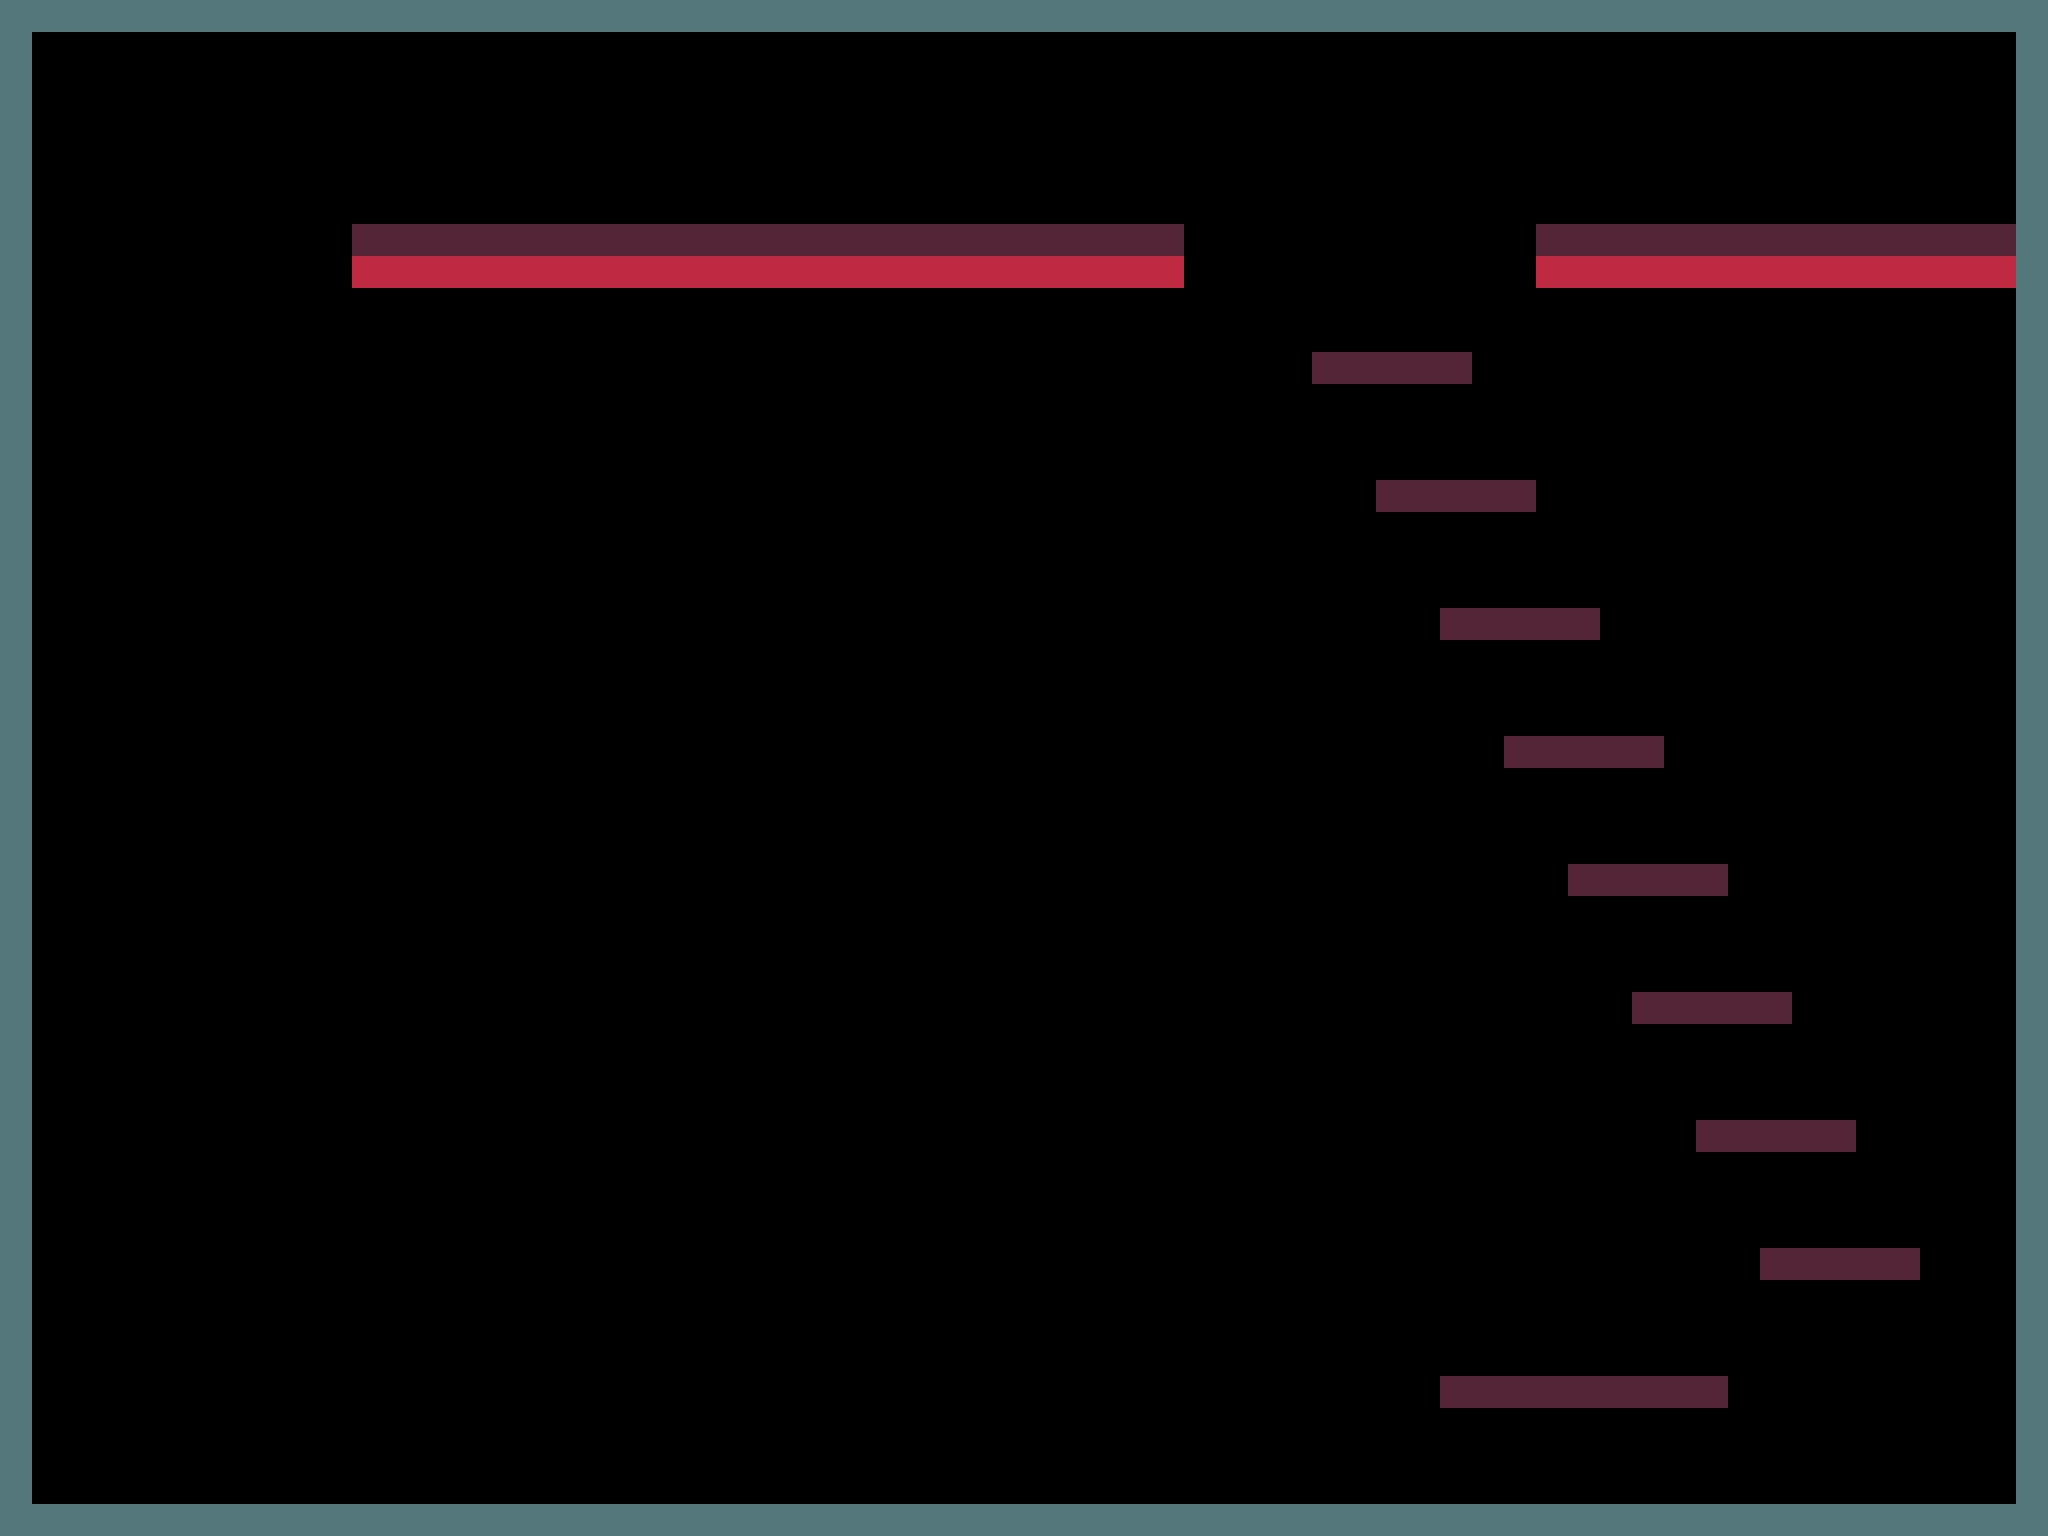

A level layout from a 2D game, rendered from its tile map. Below: a short description, then the map file with its tile-grid data intact:
An orthogonal 64x48 tile map with 32x32 px tiles, 1 tile layer (background) and 3 objects (player, treasure, monster).

<map version="1.0" orientation="orthogonal" renderorder="right-down" width="64" height="48" tilewidth="32" tileheight="32" backgroundcolor="#000000" nextobjectid="18">
 <tileset firstgid="1" name="tiles" tilewidth="32" tileheight="32" tilecount="5" columns="5">
  <image source="tiles.png" width="160" height="32" />
 </tileset>
 <layer name="background" width="64" height="48">
  <data encoding="csv">
5,5,5,5,5,5,5,5,5,5,5,5,5,5,5,5,5,5,5,5,5,5,5,5,5,5,5,5,5,5,5,5,5,5,5,5,5,5,5,5,5,5,5,5,5,5,5,5,5,5,5,5,5,5,5,5,5,5,5,5,5,5,5,5,
5,0,0,0,0,0,0,0,0,0,0,0,0,0,0,0,0,0,0,0,0,0,0,0,0,0,0,0,0,0,0,0,0,0,0,0,0,0,0,0,0,0,0,0,0,0,0,0,0,0,0,0,0,0,0,0,0,0,0,0,0,0,0,5,
5,0,0,0,0,0,0,0,0,0,0,0,0,0,0,0,0,0,0,0,0,0,0,0,0,0,0,0,0,0,0,0,0,0,0,0,0,0,0,0,0,0,0,0,0,0,0,0,0,0,0,0,0,0,0,0,0,0,0,0,0,0,0,5,
5,0,0,0,0,0,0,0,0,0,0,0,0,0,0,0,0,0,0,0,0,0,0,0,0,0,0,0,0,0,0,0,0,0,0,0,0,0,0,0,0,0,0,0,0,0,0,0,0,0,0,0,0,0,0,0,0,0,0,0,0,0,0,5,
5,0,0,0,0,0,0,0,0,0,0,0,0,0,0,0,0,0,0,0,0,0,0,0,0,0,0,0,0,0,0,0,0,0,0,0,0,0,0,0,0,0,0,0,0,0,0,0,0,0,0,0,0,0,0,0,0,0,0,0,0,0,0,5,
5,0,0,0,0,0,0,0,0,0,0,0,0,0,0,0,0,0,0,0,0,0,0,0,0,0,0,0,0,0,0,0,0,0,0,0,0,0,0,0,0,0,0,0,0,0,0,0,0,0,0,0,0,0,0,0,0,0,0,0,0,0,0,5,
5,0,0,0,0,0,0,0,0,0,0,0,0,0,0,0,0,0,0,0,0,0,0,0,0,0,0,0,0,0,0,0,0,0,0,0,0,0,0,0,0,0,0,0,0,0,0,0,0,0,0,0,0,0,0,0,0,0,0,0,0,0,0,5,
5,0,0,0,0,0,0,0,0,0,0,4,4,4,4,4,4,4,4,4,4,4,4,4,4,4,4,4,4,4,4,4,4,4,4,4,4,0,0,0,0,0,0,0,0,0,0,0,4,4,4,4,4,4,4,4,4,4,4,4,4,4,4,5,
5,0,0,0,0,0,0,0,0,0,0,3,3,3,3,3,3,3,3,3,3,3,3,3,3,3,3,3,3,3,3,3,3,3,3,3,3,0,0,0,0,0,0,0,0,0,0,0,3,3,3,3,3,3,3,3,3,3,3,3,3,3,3,5,
5,0,0,0,0,0,0,0,0,0,0,0,0,0,0,0,0,0,0,0,0,0,0,0,0,0,0,0,0,0,0,0,0,0,0,0,0,0,0,0,0,0,0,0,0,0,0,0,0,0,0,0,0,0,0,0,0,0,0,0,0,0,0,5,
5,0,0,0,0,0,0,0,0,0,0,0,0,0,0,0,0,0,0,0,0,0,0,0,0,0,0,0,0,0,0,0,0,0,0,0,0,0,0,0,0,0,0,0,0,0,0,0,0,0,0,0,0,0,0,0,0,0,0,0,0,0,0,5,
5,0,0,0,0,0,0,0,0,0,0,0,0,0,0,0,0,0,0,0,0,0,0,0,0,0,0,0,0,0,0,0,0,0,0,0,0,0,0,0,0,4,4,4,4,4,0,0,0,0,0,0,0,0,0,0,0,0,0,0,0,0,0,5,
5,0,0,0,0,0,0,0,0,0,0,0,0,0,0,0,0,0,0,0,0,0,0,0,0,0,0,0,0,0,0,0,0,0,0,0,0,0,0,0,0,0,0,0,0,0,0,0,0,0,0,0,0,0,0,0,0,0,0,0,0,0,0,5,
5,0,0,0,0,0,0,0,0,0,0,0,0,0,0,0,0,0,0,0,0,0,0,0,0,0,0,0,0,0,0,0,0,0,0,0,0,0,0,0,0,0,0,0,0,0,0,0,0,0,0,0,0,0,0,0,0,0,0,0,0,0,0,5,
5,0,0,0,0,0,0,0,0,0,0,0,0,0,0,0,0,0,0,0,0,0,0,0,0,0,0,0,0,0,0,0,0,0,0,0,0,0,0,0,0,0,0,0,0,0,0,0,0,0,0,0,0,0,0,0,0,0,0,0,0,0,0,5,
5,0,0,0,0,0,0,0,0,0,0,0,0,0,0,0,0,0,0,0,0,0,0,0,0,0,0,0,0,0,0,0,0,0,0,0,0,0,0,0,0,0,0,4,4,4,4,4,0,0,0,0,0,0,0,0,0,0,0,0,0,0,0,5,
5,0,0,0,0,0,0,0,0,0,0,0,0,0,0,0,0,0,0,0,0,0,0,0,0,0,0,0,0,0,0,0,0,0,0,0,0,0,0,0,0,0,0,0,0,0,0,0,0,0,0,0,0,0,0,0,0,0,0,0,0,0,0,5,
5,0,0,0,0,0,0,0,0,0,0,0,0,0,0,0,0,0,0,0,0,0,0,0,0,0,0,0,0,0,0,0,0,0,0,0,0,0,0,0,0,0,0,0,0,0,0,0,0,0,0,0,0,0,0,0,0,0,0,0,0,0,0,5,
5,0,0,0,0,0,0,0,0,0,0,0,0,0,0,0,0,0,0,0,0,0,0,0,0,0,0,0,0,0,0,0,0,0,0,0,0,0,0,0,0,0,0,0,0,0,0,0,0,0,0,0,0,0,0,0,0,0,0,0,0,0,0,5,
5,0,0,0,0,0,0,0,0,0,0,0,0,0,0,0,0,0,0,0,0,0,0,0,0,0,0,0,0,0,0,0,0,0,0,0,0,0,0,0,0,0,0,0,0,4,4,4,4,4,0,0,0,0,0,0,0,0,0,0,0,0,0,5,
5,0,0,0,0,0,0,0,0,0,0,0,0,0,0,0,0,0,0,0,0,0,0,0,0,0,0,0,0,0,0,0,0,0,0,0,0,0,0,0,0,0,0,0,0,0,0,0,0,0,0,0,0,0,0,0,0,0,0,0,0,0,0,5,
5,0,0,0,0,0,0,0,0,0,0,0,0,0,0,0,0,0,0,0,0,0,0,0,0,0,0,0,0,0,0,0,0,0,0,0,0,0,0,0,0,0,0,0,0,0,0,0,0,0,0,0,0,0,0,0,0,0,0,0,0,0,0,5,
5,0,0,0,0,0,0,0,0,0,0,0,0,0,0,0,0,0,0,0,0,0,0,0,0,0,0,0,0,0,0,0,0,0,0,0,0,0,0,0,0,0,0,0,0,0,0,0,0,0,0,0,0,0,0,0,0,0,0,0,0,0,0,5,
5,0,0,0,0,0,0,0,0,0,0,0,0,0,0,0,0,0,0,0,0,0,0,0,0,0,0,0,0,0,0,0,0,0,0,0,0,0,0,0,0,0,0,0,0,0,0,4,4,4,4,4,0,0,0,0,0,0,0,0,0,0,0,5,
5,0,0,0,0,0,0,0,0,0,0,0,0,0,0,0,0,0,0,0,0,0,0,0,0,0,0,0,0,0,0,0,0,0,0,0,0,0,0,0,0,0,0,0,0,0,0,0,0,0,0,0,0,0,0,0,0,0,0,0,0,0,0,5,
5,0,0,0,0,0,0,0,0,0,0,0,0,0,0,0,0,0,0,0,0,0,0,0,0,0,0,0,0,0,0,0,0,0,0,0,0,0,0,0,0,0,0,0,0,0,0,0,0,0,0,0,0,0,0,0,0,0,0,0,0,0,0,5,
5,0,0,0,0,0,0,0,0,0,0,0,0,0,0,0,0,0,0,0,0,0,0,0,0,0,0,0,0,0,0,0,0,0,0,0,0,0,0,0,0,0,0,0,0,0,0,0,0,0,0,0,0,0,0,0,0,0,0,0,0,0,0,5,
5,0,0,0,0,0,0,0,0,0,0,0,0,0,0,0,0,0,0,0,0,0,0,0,0,0,0,0,0,0,0,0,0,0,0,0,0,0,0,0,0,0,0,0,0,0,0,0,0,4,4,4,4,4,0,0,0,0,0,0,0,0,0,5,
5,0,0,0,0,0,0,0,0,0,0,0,0,0,0,0,0,0,0,0,0,0,0,0,0,0,0,0,0,0,0,0,0,0,0,0,0,0,0,0,0,0,0,0,0,0,0,0,0,0,0,0,0,0,0,0,0,0,0,0,0,0,0,5,
5,0,0,0,0,0,0,0,0,0,0,0,0,0,0,0,0,0,0,0,0,0,0,0,0,0,0,0,0,0,0,0,0,0,0,0,0,0,0,0,0,0,0,0,0,0,0,0,0,0,0,0,0,0,0,0,0,0,0,0,0,0,0,5,
5,0,0,0,0,0,0,0,0,0,0,0,0,0,0,0,0,0,0,0,0,0,0,0,0,0,0,0,0,0,0,0,0,0,0,0,0,0,0,0,0,0,0,0,0,0,0,0,0,0,0,0,0,0,0,0,0,0,0,0,0,0,0,5,
5,0,0,0,0,0,0,0,0,0,0,0,0,0,0,0,0,0,0,0,0,0,0,0,0,0,0,0,0,0,0,0,0,0,0,0,0,0,0,0,0,0,0,0,0,0,0,0,0,0,0,4,4,4,4,4,0,0,0,0,0,0,0,5,
5,0,0,0,0,0,0,0,0,0,0,0,0,0,0,0,0,0,0,0,0,0,0,0,0,0,0,0,0,0,0,0,0,0,0,0,0,0,0,0,0,0,0,0,0,0,0,0,0,0,0,0,0,0,0,0,0,0,0,0,0,0,0,5,
5,0,0,0,0,0,0,0,0,0,0,0,0,0,0,0,0,0,0,0,0,0,0,0,0,0,0,0,0,0,0,0,0,0,0,0,0,0,0,0,0,0,0,0,0,0,0,0,0,0,0,0,0,0,0,0,0,0,0,0,0,0,0,5,
5,0,0,0,0,0,0,0,0,0,0,0,0,0,0,0,0,0,0,0,0,0,0,0,0,0,0,0,0,0,0,0,0,0,0,0,0,0,0,0,0,0,0,0,0,0,0,0,0,0,0,0,0,0,0,0,0,0,0,0,0,0,0,5,
5,0,0,0,0,0,0,0,0,0,0,0,0,0,0,0,0,0,0,0,0,0,0,0,0,0,0,0,0,0,0,0,0,0,0,0,0,0,0,0,0,0,0,0,0,0,0,0,0,0,0,0,0,4,4,4,4,4,0,0,0,0,0,5,
5,0,0,0,0,0,0,0,0,0,0,0,0,0,0,0,0,0,0,0,0,0,0,0,0,0,0,0,0,0,0,0,0,0,0,0,0,0,0,0,0,0,0,0,0,0,0,0,0,0,0,0,0,0,0,0,0,0,0,0,0,0,0,5,
5,0,0,0,0,0,0,0,0,0,0,0,0,0,0,0,0,0,0,0,0,0,0,0,0,0,0,0,0,0,0,0,0,0,0,0,0,0,0,0,0,0,0,0,0,0,0,0,0,0,0,0,0,0,0,0,0,0,0,0,0,0,0,5,
5,0,0,0,0,0,0,0,0,0,0,0,0,0,0,0,0,0,0,0,0,0,0,0,0,0,0,0,0,0,0,0,0,0,0,0,0,0,0,0,0,0,0,0,0,0,0,0,0,0,0,0,0,0,0,0,0,0,0,0,0,0,0,5,
5,0,0,0,0,0,0,0,0,0,0,0,0,0,0,0,0,0,0,0,0,0,0,0,0,0,0,0,0,0,0,0,0,0,0,0,0,0,0,0,0,0,0,0,0,0,0,0,0,0,0,0,0,0,0,4,4,4,4,4,0,0,0,5,
5,0,0,0,0,0,0,0,0,0,0,0,0,0,0,0,0,0,0,0,0,0,0,0,0,0,0,0,0,0,0,0,0,0,0,0,0,0,0,0,0,0,0,0,0,0,0,0,0,0,0,0,0,0,0,0,0,0,0,0,0,0,0,5,
5,0,0,0,0,0,0,0,0,0,0,0,0,0,0,0,0,0,0,0,0,0,0,0,0,0,0,0,0,0,0,0,0,0,0,0,0,0,0,0,0,0,0,0,0,0,0,0,0,0,0,0,0,0,0,0,0,0,0,0,0,0,0,5,
5,0,0,0,0,0,0,0,0,0,0,0,0,0,0,0,0,0,0,0,0,0,0,0,0,0,0,0,0,0,0,0,0,0,0,0,0,0,0,0,0,0,0,0,0,0,0,0,0,0,0,0,0,0,0,0,0,0,0,0,0,0,0,5,
5,0,0,0,0,0,0,0,0,0,0,0,0,0,0,0,0,0,0,0,0,0,0,0,0,0,0,0,0,0,0,0,0,0,0,0,0,0,0,0,0,0,0,0,0,4,4,4,4,4,4,4,4,4,0,0,0,0,0,0,0,0,0,5,
5,0,0,0,0,0,0,0,0,0,0,0,0,0,0,0,0,0,0,0,0,0,0,0,0,0,0,0,0,0,0,0,0,0,0,0,0,0,0,0,0,0,0,0,0,0,0,0,0,0,0,0,0,0,0,0,0,0,0,0,0,0,0,5,
5,0,0,0,0,0,0,0,0,0,0,0,0,0,0,0,0,0,0,0,0,0,0,0,0,0,0,0,0,0,0,0,0,0,0,0,0,0,0,0,0,0,0,0,0,0,0,0,0,0,0,0,0,0,0,0,0,0,0,0,0,0,0,5,
5,0,0,0,0,0,0,0,0,0,0,0,0,0,0,0,0,0,0,0,0,0,0,0,0,0,0,0,0,0,0,0,0,0,0,0,0,0,0,0,0,0,0,0,0,0,0,0,0,0,0,0,0,0,0,0,0,0,0,0,0,0,0,5,
5,5,5,5,5,5,5,5,5,5,5,5,5,5,5,5,5,5,5,5,5,5,5,5,5,5,5,5,5,5,5,5,5,5,5,5,5,5,5,5,5,5,5,5,5,5,5,5,5,5,5,5,5,5,5,5,5,5,5,5,5,5,5,5
</data>
 </layer>
 <objectgroup name="Object Layer 1">
  <object id="1" name="player" type="player" x="253.576" y="1016.36" width="32" height="32" />
  <object id="11" name="treasure" type="treasure" x="1984" y="192" width="32" height="32" />
  <object id="15" name="monster" type="monster" x="1024" y="192" width="32" height="32">
   <properties>
    <property name="left" value="true" />
    <property name="maxdx" value="4" />
   </properties>
  </object>
 </objectgroup>
</map>
